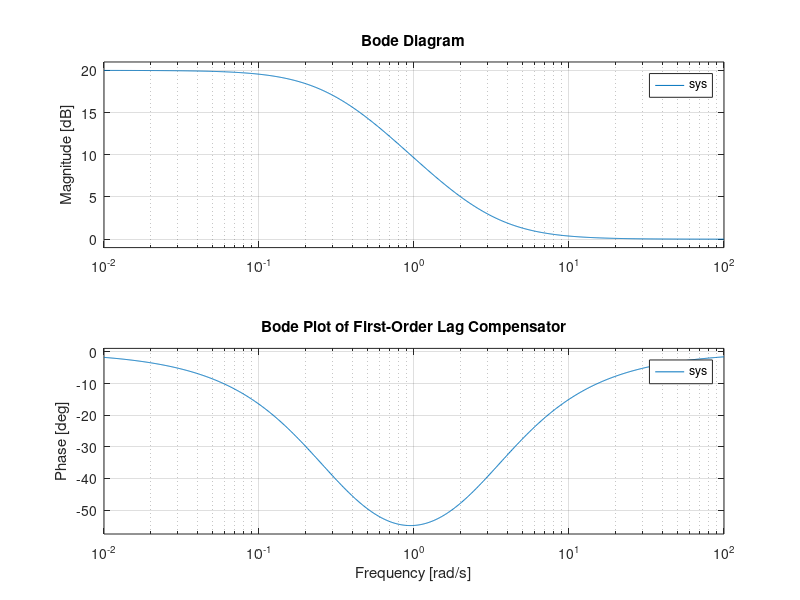

Recreate this plot in MATLAB.
%% Part 2 C.2: First-Order Lag Compensator Analysis
% Define the numerator and denominator coefficients
% Transfer Function: (s + 3) / (s + 0.3)
num = [1 3];       % Represents s + 3
denom = [1 0.3];   % Represents s + 0.3

% Create the transfer function object
sys = tf(num, denom);

% Generate the Bode Plot
figure();
hold on
bode(sys);
grid on
title("Bode Plot of First-Order Lag Compensator");
hold off
